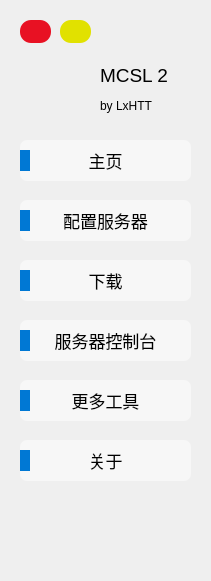
   <widget class="QWidget" name="OptionsWidget" native="true">
    <property name="geometry">
     <rect>
      <x>0</x>
      <y>0</y>
      <width>211</width>
      <height>581</height>
     </rect>
    </property>
    <widget class="QPushButton" name="Close_PushButton">
     <property name="geometry">
      <rect>
       <x>20</x>
       <y>20</y>
       <width>31</width>
       <height>23</height>
      </rect>
     </property>
     <property name="cursor">
      <cursorShape>PointingHandCursor</cursorShape>
     </property>
     <property name="styleSheet">
      <string notr="true">QPushButton
{
	background-color: rgb(232, 17, 35);
	border-radius: 11px;
}
QPushButton:hover
{
	background-color: rgb(193, 6, 16);
	border-radius: 11px;
}
QPushButton:pressed
{
	background-color: rgb(170, 0, 0);
	border-radius: 11px;
}</string>
     </property>
     <property name="text">
      <string/>
     </property>
    </widget>
    <widget class="QPushButton" name="Minimize_PushButton">
     <property name="geometry">
      <rect>
       <x>60</x>
       <y>20</y>
       <width>31</width>
       <height>23</height>
      </rect>
     </property>
     <property name="cursor">
      <cursorShape>PointingHandCursor</cursorShape>
     </property>
     <property name="styleSheet">
      <string notr="true">QPushButton
{
	background-color: rgb(225, 225, 0);
	border-radius: 11px;
}
QPushButton:hover
{
	background-color: rgb(183, 161, 0);
	border-radius: 11px;
}
QPushButton:pressed
{
	background-color: rgb(161, 161, 0);
	border-radius: 11px;
}</string>
     </property>
     <property name="text">
      <string/>
     </property>
    </widget>
    <widget class="QPushButton" name="Home_Page_PushButton">
     <property name="enabled">
      <bool>true</bool>
     </property>
     <property name="geometry">
      <rect>
       <x>20</x>
       <y>140</y>
       <width>171</width>
       <height>41</height>
      </rect>
     </property>
     <property name="font">
      <font>
       <family>Microsoft YaHei UI</family>
       <pointsize>13</pointsize>
      </font>
     </property>
     <property name="cursor">
      <cursorShape>PointingHandCursor</cursorShape>
     </property>
     <property name="styleSheet">
      <string notr="true">QPushButton
{
	background-color: rgb(247, 247, 247);
	border-radius: 7px;
}
QPushButton:hover
{
	background-color: rgb(243, 243, 243);
	border-radius: 7px;
}
QPushButton:pressed
{
	background-color: rgb(233, 233, 233);
	border-radius: 7px;
}</string>
     </property>
     <property name="text">
      <string>主页</string>
     </property>
     <property name="checkable">
      <bool>false</bool>
     </property>
     <property name="checked">
      <bool>false</bool>
     </property>
     <property name="autoExclusive">
      <bool>false</bool>
     </property>
    </widget>
    <widget class="QPushButton" name="Config_Page_PushButton">
     <property name="enabled">
      <bool>true</bool>
     </property>
     <property name="geometry">
      <rect>
       <x>20</x>
       <y>200</y>
       <width>171</width>
       <height>41</height>
      </rect>
     </property>
     <property name="font">
      <font>
       <family>Microsoft YaHei UI</family>
       <pointsize>13</pointsize>
      </font>
     </property>
     <property name="cursor">
      <cursorShape>PointingHandCursor</cursorShape>
     </property>
     <property name="styleSheet">
      <string notr="true">QPushButton
{
	background-color: rgb(247, 247, 247);
	border-radius: 7px;
}
QPushButton:hover
{
	background-color: rgb(243, 243, 243);
	border-radius: 7px;
}
QPushButton:pressed
{
	background-color: rgb(233, 233, 233);
	border-radius: 7px;
}</string>
     </property>
     <property name="text">
      <string>配置服务器</string>
     </property>
     <property name="checkable">
      <bool>false</bool>
     </property>
     <property name="checked">
      <bool>false</bool>
     </property>
     <property name="autoExclusive">
      <bool>false</bool>
     </property>
    </widget>
    <widget class="QLabel" name="MCSL2_Title_Label">
     <property name="geometry">
      <rect>
       <x>100</x>
       <y>60</y>
       <width>111</width>
       <height>31</height>
      </rect>
     </property>
     <property name="font">
      <font>
       <family>Microsoft YaHei UI</family>
       <pointsize>14</pointsize>
      </font>
     </property>
     <property name="text">
      <string>MCSL 2</string>
     </property>
    </widget>
    <widget class="QLabel" name="MCSL2_Title_Author_Label">
     <property name="geometry">
      <rect>
       <x>100</x>
       <y>90</y>
       <width>111</width>
       <height>31</height>
      </rect>
     </property>
     <property name="font">
      <font>
       <family>Microsoft YaHei UI</family>
       <pointsize>9</pointsize>
      </font>
     </property>
     <property name="text">
      <string>by LxHTT</string>
     </property>
    </widget>
    <widget class="QLabel" name="MCSL2_Title_Icon_Label">
     <property name="geometry">
      <rect>
       <x>20</x>
       <y>50</y>
       <width>71</width>
       <height>71</height>
      </rect>
     </property>
     <property name="styleSheet">
      <string notr="true"/>
     </property>
     <property name="text">
      <string/>
     </property>
     <property name="pixmap">
      <pixmap resource="MCSL2_Icon.qrc">:/MCSL2_Icon/MCSL2_Icon.png</pixmap>
     </property>
     <property name="scaledContents">
      <bool>true</bool>
     </property>
    </widget>
    <widget class="QPushButton" name="Download_Page_PushButton">
     <property name="enabled">
      <bool>true</bool>
     </property>
     <property name="geometry">
      <rect>
       <x>20</x>
       <y>260</y>
       <width>171</width>
       <height>41</height>
      </rect>
     </property>
     <property name="font">
      <font>
       <family>Microsoft YaHei UI</family>
       <pointsize>13</pointsize>
      </font>
     </property>
     <property name="cursor">
      <cursorShape>PointingHandCursor</cursorShape>
     </property>
     <property name="styleSheet">
      <string notr="true">QPushButton
{
	background-color: rgb(247, 247, 247);
	border-radius: 7px;
}
QPushButton:hover
{
	background-color: rgb(243, 243, 243);
	border-radius: 7px;
}
QPushButton:pressed
{
	background-color: rgb(233, 233, 233);
	border-radius: 7px;
}</string>
     </property>
     <property name="text">
      <string>下载</string>
     </property>
     <property name="checkable">
      <bool>false</bool>
     </property>
     <property name="checked">
      <bool>false</bool>
     </property>
     <property name="autoExclusive">
      <bool>false</bool>
     </property>
    </widget>
    <widget class="QPushButton" name="Server_Console_Page_PushButton">
     <property name="enabled">
      <bool>true</bool>
     </property>
     <property name="geometry">
      <rect>
       <x>20</x>
       <y>320</y>
       <width>171</width>
       <height>41</height>
      </rect>
     </property>
     <property name="font">
      <font>
       <family>Microsoft YaHei UI</family>
       <pointsize>13</pointsize>
      </font>
     </property>
     <property name="cursor">
      <cursorShape>PointingHandCursor</cursorShape>
     </property>
     <property name="styleSheet">
      <string notr="true">QPushButton
{
	background-color: rgb(247, 247, 247);
	border-radius: 7px;
}
QPushButton:hover
{
	background-color: rgb(243, 243, 243);
	border-radius: 7px;
}
QPushButton:pressed
{
	background-color: rgb(233, 233, 233);
	border-radius: 7px;
}</string>
     </property>
     <property name="text">
      <string>服务器控制台</string>
     </property>
     <property name="checkable">
      <bool>false</bool>
     </property>
     <property name="checked">
      <bool>false</bool>
     </property>
     <property name="autoExclusive">
      <bool>false</bool>
     </property>
    </widget>
    <widget class="QPushButton" name="Tools_Page_PushButton">
     <property name="enabled">
      <bool>true</bool>
     </property>
     <property name="geometry">
      <rect>
       <x>20</x>
       <y>380</y>
       <width>171</width>
       <height>41</height>
      </rect>
     </property>
     <property name="font">
      <font>
       <family>Microsoft YaHei UI</family>
       <pointsize>13</pointsize>
      </font>
     </property>
     <property name="cursor">
      <cursorShape>PointingHandCursor</cursorShape>
     </property>
     <property name="styleSheet">
      <string notr="true">QPushButton
{
	background-color: rgb(247, 247, 247);
	border-radius: 7px;
}
QPushButton:hover
{
	background-color: rgb(243, 243, 243);
	border-radius: 7px;
}
QPushButton:pressed
{
	background-color: rgb(233, 233, 233);
	border-radius: 7px;
}</string>
     </property>
     <property name="text">
      <string>更多工具</string>
     </property>
     <property name="checkable">
      <bool>false</bool>
     </property>
     <property name="checked">
      <bool>false</bool>
     </property>
     <property name="autoExclusive">
      <bool>false</bool>
     </property>
    </widget>
    <widget class="QPushButton" name="About_Page_PushButton">
     <property name="enabled">
      <bool>true</bool>
     </property>
     <property name="geometry">
      <rect>
       <x>20</x>
       <y>440</y>
       <width>171</width>
       <height>41</height>
      </rect>
     </property>
     <property name="font">
      <font>
       <family>Microsoft YaHei UI</family>
       <pointsize>13</pointsize>
      </font>
     </property>
     <property name="cursor">
      <cursorShape>PointingHandCursor</cursorShape>
     </property>
     <property name="styleSheet">
      <string notr="true">QPushButton
{
	background-color: rgb(247, 247, 247);
	border-radius: 7px;
}
QPushButton:hover
{
	background-color: rgb(243, 243, 243);
	border-radius: 7px;
}
QPushButton:pressed
{
	background-color: rgb(233, 233, 233);
	border-radius: 7px;
}</string>
     </property>
     <property name="text">
      <string>关于</string>
     </property>
     <property name="checkable">
      <bool>false</bool>
     </property>
     <property name="checked">
      <bool>false</bool>
     </property>
     <property name="autoExclusive">
      <bool>false</bool>
     </property>
    </widget>
    <widget class="QLabel" name="Blue1">
     <property name="enabled">
      <bool>true</bool>
     </property>
     <property name="geometry">
      <rect>
       <x>20</x>
       <y>150</y>
       <width>10</width>
       <height>21</height>
      </rect>
     </property>
     <property name="font">
      <font>
       <family>Microsoft YaHei UI</family>
       <pointsize>12</pointsize>
      </font>
     </property>
     <property name="autoFillBackground">
      <bool>false</bool>
     </property>
     <property name="styleSheet">
      <string notr="true">QLabel
{
	background-color: rgb(0, 120, 212);
	border-radius: 10px
}</string>
     </property>
     <property name="text">
      <string/>
     </property>
    </widget>
    <widget class="QLabel" name="Blue2">
     <property name="geometry">
      <rect>
       <x>20</x>
       <y>210</y>
       <width>10</width>
       <height>21</height>
      </rect>
     </property>
     <property name="font">
      <font>
       <family>Microsoft YaHei UI</family>
       <pointsize>12</pointsize>
      </font>
     </property>
     <property name="autoFillBackground">
      <bool>false</bool>
     </property>
     <property name="styleSheet">
      <string notr="true">QLabel
{
	background-color: rgb(0, 120, 212);
	border-radius: 10px
}</string>
     </property>
     <property name="text">
      <string/>
     </property>
    </widget>
    <widget class="QLabel" name="Blue3">
     <property name="geometry">
      <rect>
       <x>20</x>
       <y>270</y>
       <width>10</width>
       <height>21</height>
      </rect>
     </property>
     <property name="font">
      <font>
       <family>Microsoft YaHei UI</family>
       <pointsize>12</pointsize>
      </font>
     </property>
     <property name="autoFillBackground">
      <bool>false</bool>
     </property>
     <property name="styleSheet">
      <string notr="true">QLabel
{
	background-color: rgb(0, 120, 212);
	border-radius: 10px
}</string>
     </property>
     <property name="text">
      <string/>
     </property>
    </widget>
    <widget class="QLabel" name="Blue4">
     <property name="geometry">
      <rect>
       <x>20</x>
       <y>330</y>
       <width>10</width>
       <height>21</height>
      </rect>
     </property>
     <property name="font">
      <font>
       <family>Microsoft YaHei UI</family>
       <pointsize>12</pointsize>
      </font>
     </property>
     <property name="autoFillBackground">
      <bool>false</bool>
     </property>
     <property name="styleSheet">
      <string notr="true">QLabel
{
	background-color: rgb(0, 120, 212);
	border-radius: 10px
}</string>
     </property>
     <property name="text">
      <string/>
     </property>
    </widget>
    <widget class="QLabel" name="Blue5">
     <property name="geometry">
      <rect>
       <x>20</x>
       <y>390</y>
       <width>10</width>
       <height>21</height>
      </rect>
     </property>
     <property name="font">
      <font>
       <family>Microsoft YaHei UI</family>
       <pointsize>12</pointsize>
      </font>
     </property>
     <property name="autoFillBackground">
      <bool>false</bool>
     </property>
     <property name="styleSheet">
      <string notr="true">QLabel
{
	background-color: rgb(0, 120, 212);
	border-radius: 10px
}</string>
     </property>
     <property name="text">
      <string/>
     </property>
    </widget>
    <widget class="QLabel" name="Blue6">
     <property name="geometry">
      <rect>
       <x>20</x>
       <y>450</y>
       <width>10</width>
       <height>21</height>
      </rect>
     </property>
     <property name="font">
      <font>
       <family>Microsoft YaHei UI</family>
       <pointsize>12</pointsize>
      </font>
     </property>
     <property name="autoFillBackground">
      <bool>false</bool>
     </property>
     <property name="styleSheet">
      <string notr="true">QLabel
{
	background-color: rgb(0, 120, 212);
	border-radius: 10px
}</string>
     </property>
     <property name="text">
      <string/>
     </property>
    </widget>
   </widget>
